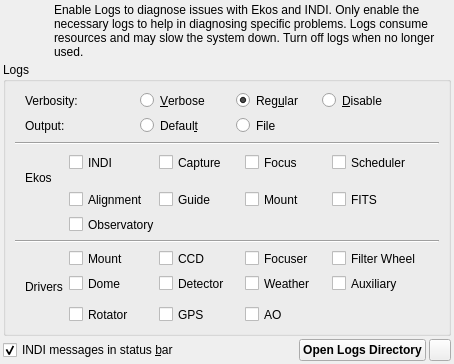
<?xml version="1.0" encoding="UTF-8"?>
<ui version="4.0">
 <class>OpsLogs</class>
 <widget class="QWidget" name="OpsLogs">
  <property name="geometry">
   <rect>
    <x>0</x>
    <y>0</y>
    <width>454</width>
    <height>309</height>
   </rect>
  </property>
  <layout class="QVBoxLayout" name="verticalLayout">
   <property name="spacing">
    <number>3</number>
   </property>
   <property name="leftMargin">
    <number>3</number>
   </property>
   <property name="topMargin">
    <number>3</number>
   </property>
   <property name="rightMargin">
    <number>3</number>
   </property>
   <property name="bottomMargin">
    <number>3</number>
   </property>
   <item>
    <layout class="QHBoxLayout" name="horizontalLayout_3">
     <item>
      <widget class="QLabel" name="label">
       <property name="minimumSize">
        <size>
         <width>48</width>
         <height>48</height>
        </size>
       </property>
       <property name="maximumSize">
        <size>
         <width>48</width>
         <height>48</height>
        </size>
       </property>
       <property name="text">
        <string/>
       </property>
       <property name="pixmap">
        <pixmap resource="../../data/kstars.qrc">:/icons/AlignWarning.svg</pixmap>
       </property>
       <property name="scaledContents">
        <bool>true</bool>
       </property>
      </widget>
     </item>
     <item>
      <widget class="QLabel" name="label_2">
       <property name="text">
        <string>&lt;html&gt;&lt;head/&gt;&lt;body&gt;&lt;p&gt;Enable Logs to diagnose issues with Ekos and INDI. Only enable the necessary logs to help in diagnosing specific problems. Logs consume resources and may slow the system down. Turn off logs when no longer used.&lt;/p&gt;&lt;/body&gt;&lt;/html&gt;</string>
       </property>
       <property name="wordWrap">
        <bool>true</bool>
       </property>
      </widget>
     </item>
    </layout>
   </item>
   <item>
    <widget class="QGroupBox" name="groupBox">
     <property name="title">
      <string>Logs</string>
     </property>
     <layout class="QGridLayout" name="gridLayout">
      <item row="0" column="8" colspan="3">
       <widget class="QRadioButton" name="kcfg_DisableLogging">
        <property name="toolTip">
         <string>Disable all logging output</string>
        </property>
        <property name="text">
         <string>&amp;Disable</string>
        </property>
        <property name="checked">
         <bool>false</bool>
        </property>
        <attribute name="buttonGroup">
         <string notr="true">verbosityButtonGroup</string>
        </attribute>
       </widget>
      </item>
      <item row="2" column="0" rowspan="2" colspan="13">
       <widget class="Line" name="line">
        <property name="orientation">
         <enum>Qt::Horizontal</enum>
        </property>
       </widget>
      </item>
      <item row="12" column="7">
       <widget class="QCheckBox" name="kcfg_INDIWeatherLogging">
        <property name="text">
         <string>Weather</string>
        </property>
        <attribute name="buttonGroup">
         <string notr="true">driversGroup</string>
        </attribute>
       </widget>
      </item>
      <item row="0" column="1" colspan="2">
       <widget class="QLabel" name="label_4">
        <property name="text">
         <string>Verbosity:</string>
        </property>
       </widget>
      </item>
      <item row="11" column="7" colspan="2">
       <widget class="QCheckBox" name="kcfg_INDIFocuserLogging">
        <property name="text">
         <string>Focuser</string>
        </property>
        <attribute name="buttonGroup">
         <string notr="true">driversGroup</string>
        </attribute>
       </widget>
      </item>
      <item row="4" column="9">
       <widget class="QCheckBox" name="kcfg_SchedulerLogging">
        <property name="toolTip">
         <string>Log Ekos Scheduler module activity</string>
        </property>
        <property name="text">
         <string>Scheduler</string>
        </property>
        <attribute name="buttonGroup">
         <string notr="true">modulesGroup</string>
        </attribute>
       </widget>
      </item>
      <item row="4" column="2">
       <widget class="QCheckBox" name="kcfg_INDILogging">
        <property name="toolTip">
         <string>Log INDI devices activity</string>
        </property>
        <property name="text">
         <string>INDI</string>
        </property>
        <attribute name="buttonGroup">
         <string notr="true">modulesGroup</string>
        </attribute>
       </widget>
      </item>
      <item row="11" column="2" colspan="2">
       <widget class="QCheckBox" name="kcfg_INDIMountLogging">
        <property name="text">
         <string>Mount</string>
        </property>
        <attribute name="buttonGroup">
         <string notr="true">driversGroup</string>
        </attribute>
       </widget>
      </item>
      <item row="4" column="7">
       <widget class="QCheckBox" name="kcfg_FocusLogging">
        <property name="toolTip">
         <string>Log Ekos Focus module activity</string>
        </property>
        <property name="text">
         <string>Focus</string>
        </property>
        <attribute name="buttonGroup">
         <string notr="true">modulesGroup</string>
        </attribute>
       </widget>
      </item>
      <item row="14" column="2">
       <widget class="QCheckBox" name="kcfg_INDIRotatorLogging">
        <property name="text">
         <string>Rotator</string>
        </property>
        <attribute name="buttonGroup">
         <string notr="true">driversGroup</string>
        </attribute>
       </widget>
      </item>
      <item row="0" column="3" colspan="3">
       <widget class="QRadioButton" name="kcfg_VerboseLogging">
        <property name="toolTip">
         <string>Enable verbose debug output</string>
        </property>
        <property name="text">
         <string>&amp;Verbose</string>
        </property>
        <attribute name="buttonGroup">
         <string notr="true">verbosityButtonGroup</string>
        </attribute>
       </widget>
      </item>
      <item row="7" column="5" colspan="2">
       <widget class="QCheckBox" name="kcfg_GuideLogging">
        <property name="toolTip">
         <string>Log Ekos Guide module activity</string>
        </property>
        <property name="text">
         <string>Guide</string>
        </property>
        <attribute name="buttonGroup">
         <string notr="true">modulesGroup</string>
        </attribute>
       </widget>
      </item>
      <item row="11" column="5">
       <widget class="QCheckBox" name="kcfg_INDICCDLogging">
        <property name="text">
         <string>CCD</string>
        </property>
        <attribute name="buttonGroup">
         <string notr="true">driversGroup</string>
        </attribute>
       </widget>
      </item>
      <item row="14" column="5">
       <widget class="QCheckBox" name="kcfg_INDIGPSLogging">
        <property name="text">
         <string>GPS</string>
        </property>
        <attribute name="buttonGroup">
         <string notr="true">driversGroup</string>
        </attribute>
       </widget>
      </item>
      <item row="1" column="1" colspan="2">
       <widget class="QLabel" name="label_5">
        <property name="text">
         <string>Output:</string>
        </property>
       </widget>
      </item>
      <item row="11" column="1" rowspan="4">
       <widget class="QLabel" name="label_9">
        <property name="toolTip">
         <string>Have problems with INDI drivers? Turn on logging for drivers that exhibit issues.</string>
        </property>
        <property name="text">
         <string>Drivers</string>
        </property>
       </widget>
      </item>
      <item row="0" column="6" colspan="2">
       <widget class="QRadioButton" name="kcfg_RegularLogging">
        <property name="toolTip">
         <string>Enable regular debug output</string>
        </property>
        <property name="text">
         <string>Reg&amp;ular</string>
        </property>
        <property name="checked">
         <bool>true</bool>
        </property>
        <attribute name="buttonGroup">
         <string notr="true">verbosityButtonGroup</string>
        </attribute>
       </widget>
      </item>
      <item row="7" column="9">
       <widget class="QCheckBox" name="kcfg_FITSLogging">
        <property name="toolTip">
         <string>Log FITS processing activity</string>
        </property>
        <property name="text">
         <string>FITS</string>
        </property>
        <attribute name="buttonGroup">
         <string notr="true">modulesGroup</string>
        </attribute>
       </widget>
      </item>
      <item row="7" column="2" colspan="3">
       <widget class="QCheckBox" name="kcfg_AlignmentLogging">
        <property name="toolTip">
         <string>Log Ekos Alignment module activity</string>
        </property>
        <property name="text">
         <string>Alignment</string>
        </property>
        <attribute name="buttonGroup">
         <string notr="true">modulesGroup</string>
        </attribute>
       </widget>
      </item>
      <item row="12" column="2">
       <widget class="QCheckBox" name="kcfg_INDIDomeLogging">
        <property name="text">
         <string>Dome</string>
        </property>
        <attribute name="buttonGroup">
         <string notr="true">driversGroup</string>
        </attribute>
       </widget>
      </item>
      <item row="14" column="7">
       <widget class="QCheckBox" name="kcfg_INDIAOLogging">
        <property name="toolTip">
         <string>Adaptive Optics</string>
        </property>
        <property name="text">
         <string>AO</string>
        </property>
        <attribute name="buttonGroup">
         <string notr="true">driversGroup</string>
        </attribute>
       </widget>
      </item>
      <item row="12" column="5">
       <widget class="QCheckBox" name="kcfg_INDIDetectorLogging">
        <property name="text">
         <string>Detector</string>
        </property>
        <attribute name="buttonGroup">
         <string notr="true">driversGroup</string>
        </attribute>
       </widget>
      </item>
      <item row="4" column="5">
       <widget class="QCheckBox" name="kcfg_CaptureLogging">
        <property name="toolTip">
         <string>Log Ekos Capture module activity</string>
        </property>
        <property name="text">
         <string>Capture</string>
        </property>
        <attribute name="buttonGroup">
         <string notr="true">modulesGroup</string>
        </attribute>
       </widget>
      </item>
      <item row="3" column="1" rowspan="5">
       <widget class="QLabel" name="label_6">
        <property name="toolTip">
         <string>Have problem with Ekos? Turn on logging for Ekos modules that exhibit issues.</string>
        </property>
        <property name="text">
         <string>Ekos</string>
        </property>
       </widget>
      </item>
      <item row="1" column="3" colspan="3">
       <widget class="QRadioButton" name="kcfg_LogToDefault">
        <property name="toolTip">
         <string>Log debug messages to default output device used by the platform (e.g. Standard Error)</string>
        </property>
        <property name="text">
         <string>Defaul&amp;t</string>
        </property>
        <property name="checked">
         <bool>false</bool>
        </property>
       </widget>
      </item>
      <item row="7" column="7" colspan="2">
       <widget class="QCheckBox" name="kcfg_MountLogging">
        <property name="toolTip">
         <string>Log Ekos Mount module activity</string>
        </property>
        <property name="text">
         <string>Mount</string>
        </property>
        <attribute name="buttonGroup">
         <string notr="true">modulesGroup</string>
        </attribute>
       </widget>
      </item>
      <item row="11" column="9" colspan="3">
       <widget class="QCheckBox" name="kcfg_INDIFilterWheelLogging">
        <property name="text">
         <string>Filter Wheel</string>
        </property>
        <attribute name="buttonGroup">
         <string notr="true">driversGroup</string>
        </attribute>
       </widget>
      </item>
      <item row="9" column="0" colspan="13">
       <widget class="Line" name="line_3">
        <property name="orientation">
         <enum>Qt::Horizontal</enum>
        </property>
       </widget>
      </item>
      <item row="12" column="9">
       <widget class="QCheckBox" name="kcfg_INDIAuxiliaryLogging">
        <property name="text">
         <string>Auxiliary</string>
        </property>
        <attribute name="buttonGroup">
         <string notr="true">driversGroup</string>
        </attribute>
       </widget>
      </item>
      <item row="1" column="6" colspan="2">
       <widget class="QRadioButton" name="kcfg_LogToFile">
        <property name="toolTip">
         <string>Log output to log file</string>
        </property>
        <property name="text">
         <string>File</string>
        </property>
       </widget>
      </item>
      <item row="8" column="2" colspan="4">
       <widget class="QCheckBox" name="kcfg_ObservatoryLogging">
        <property name="text">
         <string>Observatory</string>
        </property>
        <attribute name="buttonGroup">
         <string notr="true">modulesGroup</string>
        </attribute>
       </widget>
      </item>
     </layout>
    </widget>
   </item>
   <item>
    <layout class="QHBoxLayout" name="horizontalLayout_2">
     <item>
      <widget class="QCheckBox" name="kcfg_showINDIMessages">
       <property name="toolTip">
        <string>Display INDI status messages in the status bar</string>
       </property>
       <property name="statusTip">
        <string>Display incoming INDI status messages in KStars status bar</string>
       </property>
       <property name="whatsThis">
        <string>Display incoming INDI status messages in KStars status bar</string>
       </property>
       <property name="text">
        <string>INDI messages in status &amp;bar</string>
       </property>
       <property name="checked">
        <bool>true</bool>
       </property>
      </widget>
     </item>
     <item>
      <spacer name="horizontalSpacer_8">
       <property name="orientation">
        <enum>Qt::Horizontal</enum>
       </property>
       <property name="sizeHint" stdset="0">
        <size>
         <width>40</width>
         <height>20</height>
        </size>
       </property>
      </spacer>
     </item>
     <item>
      <widget class="QPushButton" name="showLogsB">
       <property name="styleSheet">
        <string notr="true">font-weight:bold;</string>
       </property>
       <property name="text">
        <string>Open Logs Directory</string>
       </property>
      </widget>
     </item>
     <item>
      <widget class="QPushButton" name="clearLogsB">
       <property name="minimumSize">
        <size>
         <width>22</width>
         <height>22</height>
        </size>
       </property>
       <property name="maximumSize">
        <size>
         <width>22</width>
         <height>22</height>
        </size>
       </property>
       <property name="toolTip">
        <string>Clear all logs</string>
       </property>
       <property name="text">
        <string/>
       </property>
       <property name="icon">
        <iconset theme="edit-delete">
         <normaloff>.</normaloff>.</iconset>
       </property>
       <property name="iconSize">
        <size>
         <width>22</width>
         <height>22</height>
        </size>
       </property>
      </widget>
     </item>
    </layout>
   </item>
  </layout>
 </widget>
 <resources>
  <include location="../../data/kstars.qrc"/>
 </resources>
 <connections/>
 <buttongroups>
  <buttongroup name="driversGroup">
   <property name="exclusive">
    <bool>false</bool>
   </property>
  </buttongroup>
  <buttongroup name="modulesGroup">
   <property name="exclusive">
    <bool>false</bool>
   </property>
  </buttongroup>
  <buttongroup name="verbosityButtonGroup"/>
 </buttongroups>
</ui>
